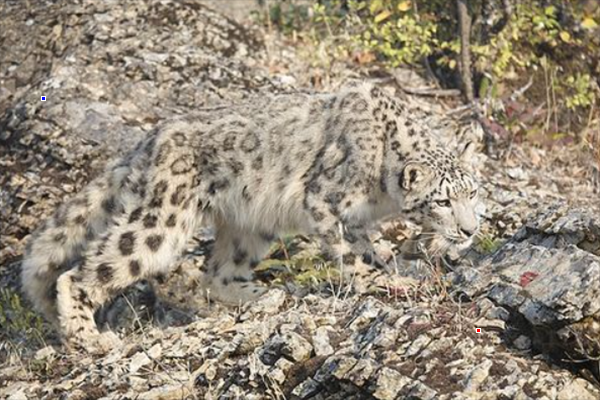
#> input picture imgs/snowleopard_red_blue_600_400.png, 600 x 400 px, found by its file name
$ python ex3.py
#> lines starting #> are read from the running program, lines starting #| are printed output that depends on the picture
import cv2
import os
import sys
import os.path
import numpy as np

print("Rodando Python versão ", sys.version)
print("OpenCV versão: ", cv2.__version__)
print("Diretório de trabalho: ", os.getcwd())


def recorta_leopardo(bgr):
    """
        Não mude ou renomeie esta função
        deve receber uma imagem bgr e devolver uma nova imagem com tudo em preto e o os pixels da caixa em granco
    """
    res = bgr.copy()
    # desenvolva sua resposta aqui

    return res


if __name__ == "__main__":
    img = cv2.imread("imgs/snowleopard_red_blue_600_400.png")
#> img is the input picture: shape (400, 600, 3); mean B, G, R 122.5, 139.3, 150.3
    gray = cv2.cvtColor(img, cv2.COLOR_BGR2GRAY)
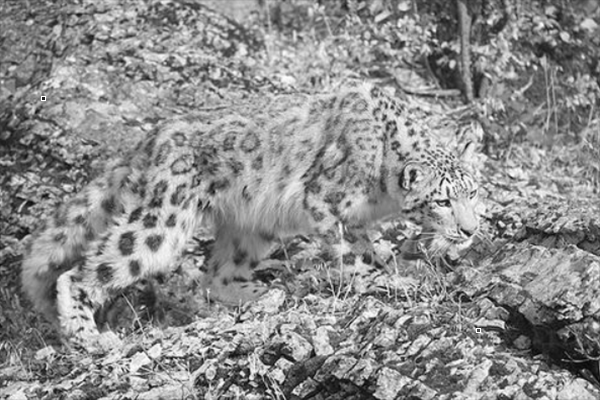
#> gray: shape (400, 600); min 5, max 255, mean 140.7

    # Faz o processamento
    saida = recorta_leopardo(img)
    cv2.imwrite("imgs/ex3_sol.png", saida)

    # Note que o OpenCV trabalha com BGR e não RGB
    cv2.imshow('entrada', img)
    cv2.imshow('saida', saida)

    cv2.waitKey(0)

$ run again, with imgs/cena_canto_sala.jpg saved as imgs/snowleopard_red_blue_600_400.png
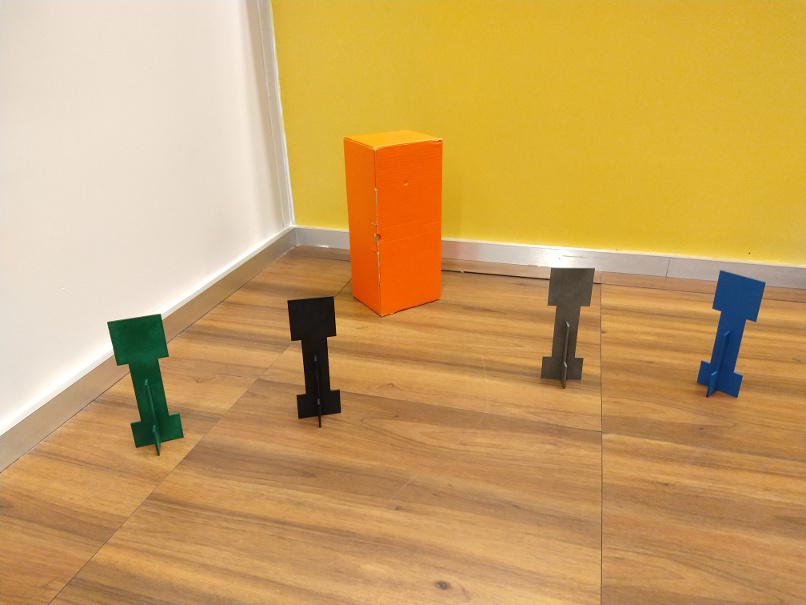
#> input picture imgs/cena_canto_sala.jpg, 806 x 605 px, found by its file name
#> img is the input picture: shape (605, 806, 3); mean B, G, R 98.1, 162.1, 202.5
#> `gray = cv2.cvtColor(img, cv2.COLOR_BGR2GRAY)`:
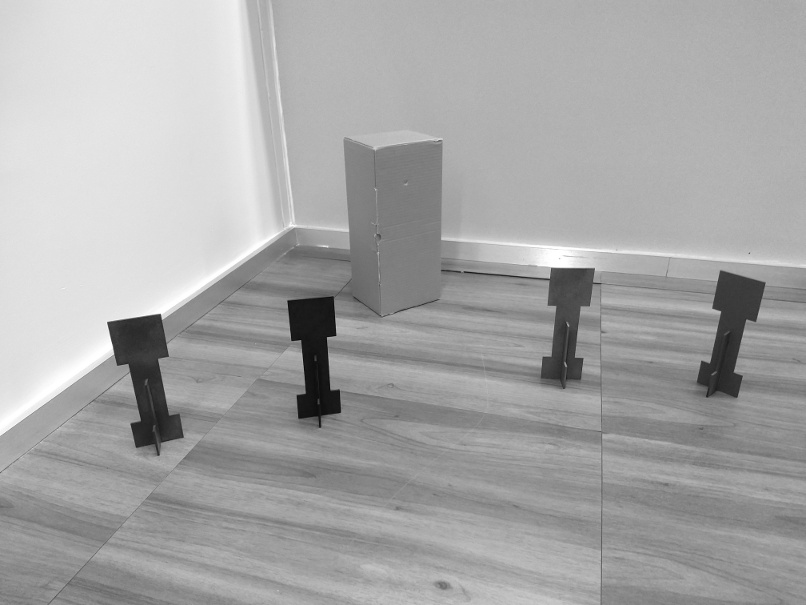
#> gray: shape (605, 806); min 7, max 255, mean 166.9
